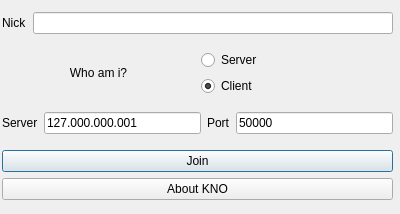
<ui version="4.0" >
 <class>dFirst</class>
 <widget class="QDialog" name="dFirst" >
  <property name="windowModality" >
   <enum>Qt::ApplicationModal</enum>
  </property>
  <property name="geometry" >
   <rect>
    <x>0</x>
    <y>0</y>
    <width>400</width>
    <height>214</height>
   </rect>
  </property>
  <property name="sizePolicy" >
   <sizepolicy vsizetype="Fixed" hsizetype="Fixed" >
    <horstretch>0</horstretch>
    <verstretch>0</verstretch>
   </sizepolicy>
  </property>
  <property name="minimumSize" >
   <size>
    <width>400</width>
    <height>214</height>
   </size>
  </property>
  <property name="maximumSize" >
   <size>
    <width>400</width>
    <height>214</height>
   </size>
  </property>
  <property name="contextMenuPolicy" >
   <enum>Qt::NoContextMenu</enum>
  </property>
  <property name="windowTitle" >
   <string>KNO - Join In Game</string>
  </property>
  <property name="windowIcon" >
   <iconset resource="lbl.qrc" >:/lbl_image/lbl.jpg</iconset>
  </property>
  <property name="layoutDirection" >
   <enum>Qt::LeftToRight</enum>
  </property>
  <property name="sizeGripEnabled" >
   <bool>false</bool>
  </property>
  <property name="modal" >
   <bool>false</bool>
  </property>
  <widget class="QWidget" name="layoutWidget" >
   <property name="geometry" >
    <rect>
     <x>2</x>
     <y>2</y>
     <width>391</width>
     <height>211</height>
    </rect>
   </property>
   <layout class="QVBoxLayout" >
    <item>
     <layout class="QHBoxLayout" >
      <item>
       <widget class="QLabel" name="label" >
        <property name="text" >
         <string>Nick</string>
        </property>
        <property name="buddy" >
         <cstring>nickEdit</cstring>
        </property>
       </widget>
      </item>
      <item>
       <widget class="QLineEdit" name="nickEdit" >
        <property name="inputMask" >
         <string/>
        </property>
       </widget>
      </item>
     </layout>
    </item>
    <item>
     <layout class="QHBoxLayout" >
      <item>
       <widget class="QLabel" name="label_2" >
        <property name="text" >
         <string>Who am i?</string>
        </property>
        <property name="alignment" >
         <set>Qt::AlignCenter</set>
        </property>
       </widget>
      </item>
      <item>
       <layout class="QVBoxLayout" >
        <item>
         <widget class="QRadioButton" name="serverButton" >
          <property name="text" >
           <string>Server</string>
          </property>
          <property name="checked" >
           <bool>false</bool>
          </property>
         </widget>
        </item>
        <item>
         <widget class="QRadioButton" name="clientButton" >
          <property name="text" >
           <string>Client</string>
          </property>
          <property name="checked" >
           <bool>true</bool>
          </property>
         </widget>
        </item>
       </layout>
      </item>
     </layout>
    </item>
    <item>
     <layout class="QHBoxLayout" >
      <item>
       <widget class="QLabel" name="label_3" >
        <property name="text" >
         <string>Server</string>
        </property>
        <property name="buddy" >
         <cstring>ipEdit</cstring>
        </property>
       </widget>
      </item>
      <item>
       <widget class="QLineEdit" name="ipEdit" >
        <property name="autoFillBackground" >
         <bool>false</bool>
        </property>
        <property name="inputMask" >
         <string>000.000.000.000; </string>
        </property>
        <property name="text" >
         <string>127.000.000.001</string>
        </property>
       </widget>
      </item>
      <item>
       <widget class="QLabel" name="label_4" >
        <property name="text" >
         <string>Port</string>
        </property>
        <property name="buddy" >
         <cstring>ipEdit</cstring>
        </property>
       </widget>
      </item>
      <item>
       <widget class="QLineEdit" name="portEdit" >
        <property name="autoFillBackground" >
         <bool>false</bool>
        </property>
        <property name="inputMask" >
         <string>00000; </string>
        </property>
        <property name="text" >
         <string>50000</string>
        </property>
       </widget>
      </item>
     </layout>
    </item>
    <item>
     <layout class="QVBoxLayout" >
      <item>
       <widget class="QPushButton" name="joinButton" >
        <property name="text" >
         <string>Join</string>
        </property>
       </widget>
      </item>
      <item>
       <widget class="QPushButton" name="knoAbout" >
        <property name="text" >
         <string>About KNO</string>
        </property>
       </widget>
      </item>
     </layout>
    </item>
   </layout>
  </widget>
 </widget>
 <tabstops>
  <tabstop>nickEdit</tabstop>
  <tabstop>serverButton</tabstop>
  <tabstop>clientButton</tabstop>
  <tabstop>ipEdit</tabstop>
  <tabstop>portEdit</tabstop>
  <tabstop>joinButton</tabstop>
  <tabstop>knoAbout</tabstop>
 </tabstops>
 <resources>
  <include location="lbl.qrc" />
 </resources>
 <connections/>
</ui>
